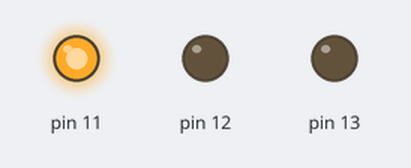
Simulated run of this sketch. Board: Arduino Uno, built with avr-gcc and run on an emulated ATmega328P. Shown: output pins drawn as LEDs (lit = HIGH).

Above: at 0.5 s.
At 1.5 s:
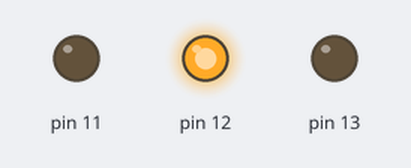
At 5.5 s:
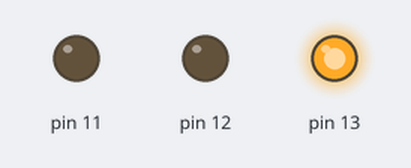
Timing chart, 0 to 6.9 s (numbered marks = the images above):
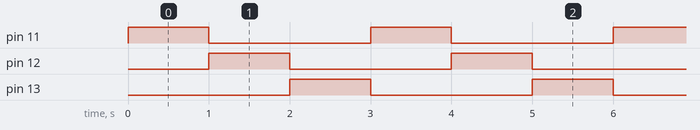

The sketch:

3-Leds__for_loop_.ino
```cpp
void setup() {
  pinMode(13,OUTPUT);
  pinMode(12,OUTPUT);
  pinMode(11,OUTPUT);

  digitalWrite(13,LOW);
  digitalWrite(12,LOW);
  digitalWrite(11,LOW);
}

void loop() {
  for(int i=11;i <= 13;i++){
    digitalWrite(i,HIGH);
    delay(1000);
    digitalWrite(i,LOW);
  }
}
```

Measured:
- by itself, pin 11–13: alternates HIGH for 1.0 s and LOW for 2.0 s
- by itself, everything shown: repeats every 3.0 s, in 4 steps
